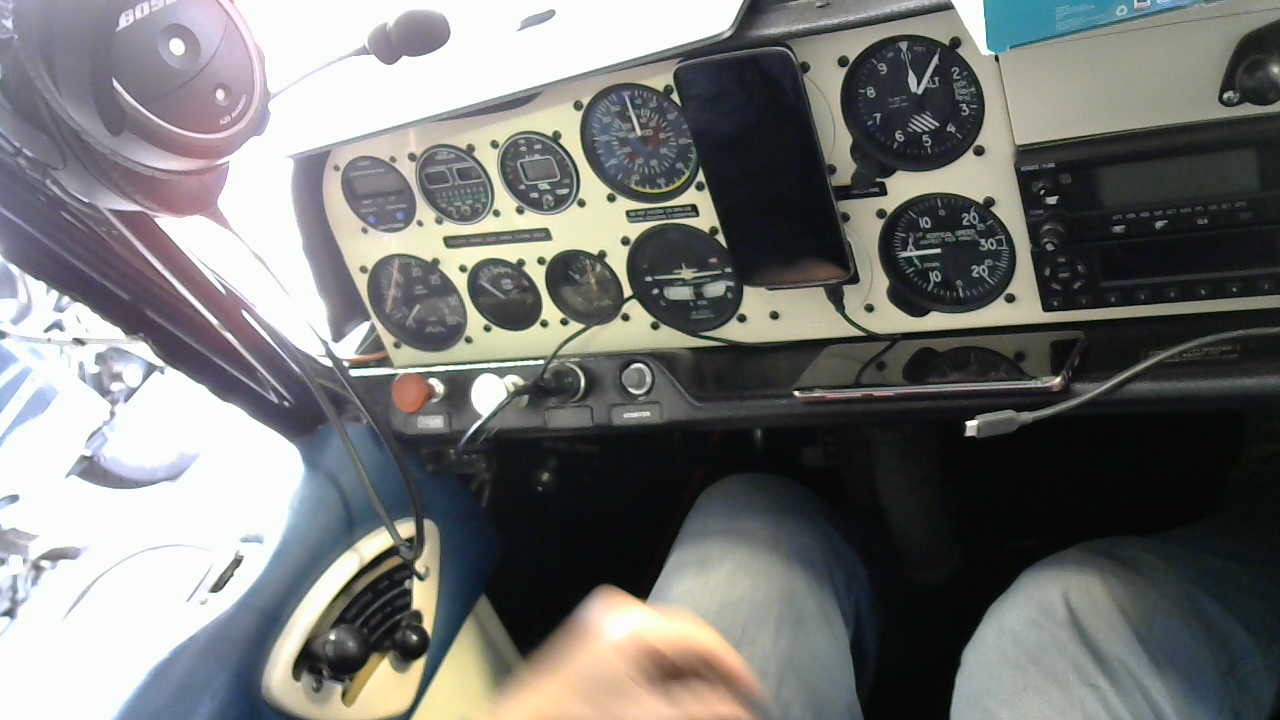
#> input picture experiments/many_dials.jpg, 1280 x 720 px
$ jupyter execute --allow-errors oval_update_with_dial_detection.ipynb
#> lines starting #> are read from the running program, lines starting #| are printed output that depends on the picture; after the words box and inside, x2 and y2 are one past the last pixel; in counts of white or black regions, pixels touching at a corner belong together
### experiments/image_analysis_for_testing.py
import sys
import cv2
from PIL import Image
import numpy as np
import math
from math import pi
import matplotlib.pyplot as plt
from sklearn.cluster import KMeans
from skimage.measure import label
from sklearn.feature_extraction import image
from skimage.transform import hough_line, hough_line_peaks
from skimage.transform import hough_circle, hough_circle_peaks
from skimage.transform import AffineTransform, warp
from skimage.feature import canny
from skimage import color
import time
from time import sleep
import json
import threading
import signal

# [8 lines of commented-out code are left out]


class Configerator():
    # [114 lines left out: functions __init__, open_cameras, close_cameras, getImage, getProposedCircles, sendUserpoint and 3 more, not called in this run]


class SpeedFinder():
    # [12 lines left out: function __init__, not called in this run]

    # [9 lines of commented-out code are left out]

    def default_config(self, speed_over_angle, tach_speed_over_angle):
        self.speed_over_angle = speed_over_angle
        self.tach_speed_over_angle = tach_speed_over_angle

    # [448 lines left out: functions reset_config, unwarp_image, get_dial_ijr, shrink_im_to_circle, show_cluster, show_many_clusters and 13 more, not called in this run]

### experiments/oval_update_with_dial_detection.ipynb
[cell 1]
import cv2 as cv
import cv2
from PIL import Image
import numpy as np
#from google.colab.patches import cv2_imshow
import math
import matplotlib.pyplot as plt
from sklearn.cluster import KMeans
from skimage.measure import label
from sklearn.feature_extraction import image
import time

from skimage.transform import AffineTransform, warp
from skimage.transform import hough_circle, hough_circle_peaks
from skimage.transform import hough_line, hough_line_peaks
from skimage.draw import circle_perimeter, line
from skimage.feature import canny
from skimage import color
from skimage import io

[cell 2]
def get_dial_patches(im):
    # This function expects a very specific image
    airspeed = im[0:350,500:800]
    tach = im[200:500,300:500]
    return airspeed, tach

#airspeed, tach = get_dial_patches(im)
#plt.imshow(airspeed)

[cell 3]
def unwarp_image(im, t_inv):
    t_inv /= np.sqrt(np.linalg.det(t_inv)) / 1.5  # make it a bit bigger
    t_inv_full = np.array([[t_inv[0,0], t_inv[0,1], 0.],
                           [t_inv[1,0], t_inv[1,1], 0.],
                           [0.0,        0.0,        1.]])
    t = np.linalg.inv(t_inv_full)
    affine_tf = AffineTransform(matrix=t)
    unwarped = warp(im, affine_tf)
    return unwarped

[cell 4]
def get_dial_ijr(im_unwarped):
    gray = color.rgb2gray(im_unwarped)
    edges = canny(gray, sigma=0.7, low_threshold=0.55, high_threshold=0.9)
    hough_radii = np.arange(50, 200, 1)
    hough_res = hough_circle(edges, hough_radii)
    accums, cx, cy, radii = hough_circle_peaks(hough_res, hough_radii, #min_xdistance=20, min_ydistance=20,
                                           total_num_peaks=1)
    circles = list(zip(cy, cx, radii))
    return circles[0]

[cell 5]
# [6 lines left out: function draw_circle, not called in this run]

[cell 6]
def shrink_im_to_circle(im, i, j, r):
    rowbounds = [i-r, i+r]
    colbounds = [j-r, j+r]
    smaller_im = im[rowbounds[0]:rowbounds[1], colbounds[0]:colbounds[1]]
    return smaller_im

[cell 7]
img = Image.open('many_dials.jpg')
#> img is the input picture: PIL image 1280x720 RGB; mean R, G, B 117, 117.8, 116.4

[cell 8]
im = np.array(img)

[cell 9]
airspeed, tach = get_dial_patches(im)

[cell 10]
plt.imshow(airspeed)

[cell 11]
plt.imshow(tach)

[cell 12]
t_inv_airspeed = np.array([[0.65, -.25],
                           [0.1,   0.63]])

[cell 13]
airspeed_unwarped = unwarp_image(airspeed, t_inv_airspeed)
plt.imshow(airspeed_unwarped)

[cell 14]
airspeed_gray = color.rgb2gray(airspeed_unwarped)

[cell 15]
airspeed_edges = canny(airspeed_gray, sigma=0.7,
              low_threshold=0.55, high_threshold=0.9)
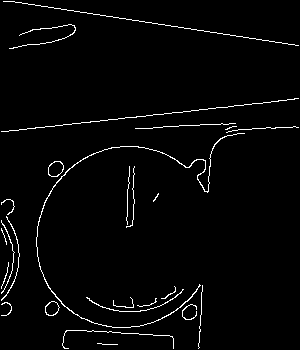
#> airspeed_edges: shape (350, 300) bool; 2.5% white in thin lines or dots

[cell 16]
plt.imshow(airspeed_edges)

[cell 17]
hough_radii = np.arange(50, 200, 1)
hough_res = hough_circle(airspeed_edges, hough_radii)

[cell 18]
# Select the most prominent 3 circles
accums, cx, cy, radii = hough_circle_peaks(hough_res, hough_radii, #min_xdistance=20, min_ydistance=20,
                                           total_num_peaks=1)
#> accums = [0.359]; cx = [122]; cy = [241]; radii = [86]

# Draw them
fig, ax = plt.subplots(ncols=1, nrows=1, figsize=(10, 4))
#image = color.gray2rgb(image)

image = airspeed_unwarped.copy()
for center_y, center_x, radius in zip(cy, cx, radii):
    circy, circx = circle_perimeter(center_y, center_x, radius,
                                    shape=image.shape)
    image[circy, circx] = (220/255, 20/255, 20/255)
#> this loop made 1 pass
#> (center_y, center_x, radius) on pass 1: (241, 122, 86)
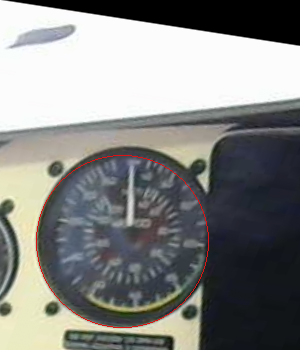
#> image: shape (350, 300, 3) float64; mean R, G, B 0.517, 0.52, 0.513

ax.imshow(image)#, cmap=plt.cm.gray)
plt.show()

[cell 19]
airspeed_circ = get_dial_ijr(airspeed_unwarped)
#> in get_dial_ijr, `accums, cx, cy, radii = hough_circle_peaks(hough_res, hough_radii,`: accums = [0.359]; cx = [122]; cy = [241]; radii = [86]
#> in get_dial_ijr, `circles = list(zip(cy, cx, radii))`: circles = [(241, 122, 86)]
#> airspeed_circ = (241, 122, 86)

[cell 20]
airspeed_circ
#> Out = (241, 122, 86)

[cell 21]
t_inv_tach = np.array([[0.68, -.32],
                       [0.1,   0.6]])

[cell 22]
tach_unwarped = unwarp_image(tach, t_inv_tach)
plt.imshow(tach_unwarped)

[cell 23]
tach_circ = get_dial_ijr(tach_unwarped)
#> in get_dial_ijr (call 2), `edges = canny(gray, sigma=0.7, low_threshold=0.55, high_threshold=0.9)`:
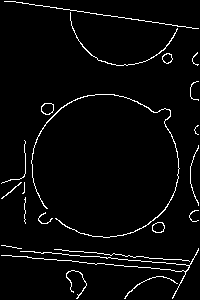
#> edges: shape (300, 200) bool; 3.5% white in thin lines or dots
#> in get_dial_ijr (call 2), `accums, cx, cy, radii = hough_circle_peaks(hough_res, hough_radii,`: accums = [0.464]; cx = [105]; cy = [166]; radii = [73]
#> in get_dial_ijr (call 2), `circles = list(zip(cy, cx, radii))`: circles = [(166, 105, 73)]
#> tach_circ = (166, 105, 73)

[cell 24]
tach_circ
#> Out = (166, 105, 73)

#> (a cell that did not finish here is left out)

#> (a cell that did not finish here is left out)

# test with airspeed

[cell 27]
from importlib import reload
import image_analysis_for_testing as ia
reload(ia)

[cell 28]
sf = ia.SpeedFinder()

[cell 29]
sf.get_airspeed_and_tach(im)
#> in get_dial_ijr, `accums, cx, cy, radii = hough_circle_peaks(hough_res, hough_radii,`: accums = [0.359]; cx = [122]; cy = [241]; radii = [86]
#> in get_dial_ijr, `circles = list(zip(cy, cx, radii))`: circles = [(241, 122, 86)]
#> in get_airspeed_and_tach, `self.airspeed_circ = airspeed_circ`: self.airspeed_circ = (241, 122, 86)
#> in get_dial_ijr (call 2), `accums, cx, cy, radii = hough_circle_peaks(hough_res, hough_radii,`: accums = [0.464]; cx = [105]; cy = [166]; radii = [73]
#> in get_dial_ijr (call 2), `circles = list(zip(cy, cx, radii))`: circles = [(166, 105, 73)]
#> in get_airspeed_and_tach, `self.tach_circ = tach_circ`: self.tach_circ = (166, 105, 73)
#> in shrink_im_to_circle, `rowbounds = [i-r, i+r]`: rowbounds = [155, 327]
#> in shrink_im_to_circle, `colbounds = [j-r, j+r]`: colbounds = [36, 208]
#> in shrink_im_to_circle, `smaller_im = im[rowbounds[0]:rowbounds[1], colbounds[0]:colbounds[1]]`:
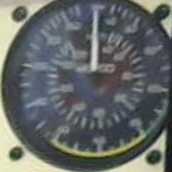
#> smaller_im: shape (172, 172, 3) float64; mean R, G, B 0.393, 0.409, 0.405
#> in get_color_clusters, `clusters, num_clusters = label(kmap, connectivity=1, background=-1, re..`:
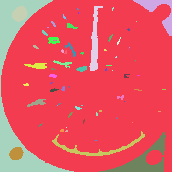
#> clusters: shape (172, 172) int64; 72 distinct labels, from 1 to 72; one colour per label, 0 black
#> in get_color_clusters, `clusters, num_clusters = label(kmap, connectivity=1, background=-1, re..`: num_clusters = 72
#> in get_color_clusters, `all_clusters = [np.transpose(np.where(clusters==n)) for n in range(num..`: all_clusters = 72 items
#> in get_airspeed_and_tach, `filtered_airspeed_clusters = [c for c in all_airspeed_clusters if len(..`: filtered_airspeed_clusters = 2 items
#| 2 of 72 airspeed clusters are in the bounds and large
#> the loop in show_many_clusters, `for i, cluster in enumerate(clusters):` made 2 passes
#> the loop in get_airspeed_and_tach, `for i, cluster in enumerate(filtered_airspeed_clusters):` made 2 passes
#> after the loop in get_airspeed_and_tach, `for i, cluster in enumerate(filtered_airspeed_clusters):`: all_airspeed_lines = [[(66, 0.113, 97)], [(52, 1.11, 186), (43, -1.48, -144), (42, 1.22, 180), (42, 1.38, 169), (42, -1.29, -124), (38, -1.11, -103)]]; line_airspeed_clusters = 2 items
#| 2 airspeed clusters gave out lines
#> in get_airspeed_and_tach, `linenesses_airspeed = [max_lineness(cluster, airspeed_center) for clus..`: linenesses_airspeed = [0.149, 0.0582]
#> in get_airspeed_and_tach, `line_airspeed_cluster = line_airspeed_clusters[np.argmax(linenesses_ai..`: line_airspeed_cluster = 369 pairs, first value 6 to 70, second value 89 to 102
#> the loop in show_cluster, `for i,j in px:` made 369 passes
#> in get_dial_cluster_angle, `de_centered = cluster - center`: de_centered = 369 pairs, first value -80 to -16, second value 3 to 16
#> in get_dial_cluster_angle, `center_of_mass = [np.mean(de_centered[:,0]), np.mean(de_centered[:,1])]`: center_of_mass = [-44.74, 8.37]
#> in get_dial_cluster_angle, `angle = np.arctan2(center_of_mass[1], center_of_mass[0])`: angle = 2.96
#> in get_dial_cluster_angle, `angle = (-angle + pi)`: angle = 0.185
#> in get_airspeed_and_tach, `airspeed = airspeed_angle*self.speed_over_angle`: airspeed = 10.59
#> call 2 of get_color_clusters, with n_clusters = 4
#> in get_color_clusters (call 2), `clusters, num_clusters = label(kmap, connectivity=1, background=-1, re..`:
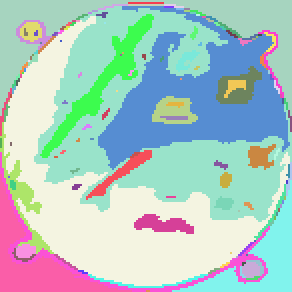
#> clusters: shape (146, 146) int64 (shown 2 times larger); 156 distinct labels, from 1 to 156; one colour per label, 0 black
#> in get_color_clusters (call 2), `clusters, num_clusters = label(kmap, connectivity=1, background=-1, re..`: num_clusters = 156
#> in get_color_clusters (call 2), `all_clusters = [np.transpose(np.where(clusters==n)) for n in range(num..`: all_clusters = 156 items
#> in get_airspeed_and_tach, `filtered_tach_clusters = [c for c in all_tach_clusters if len(c) > 100..`: filtered_tach_clusters = 8 items
#| 8 of 156 tach clusters are in the bounds and large
#> the loop in show_many_clusters (call 2), `for i, cluster in enumerate(clusters):` made 8 passes
#> the loop in get_airspeed_and_tach, `for i, cluster in enumerate(filtered_tach_clusters):` made 8 passes
#> after the loop in get_airspeed_and_tach, `for i, cluster in enumerate(filtered_tach_clusters):`:
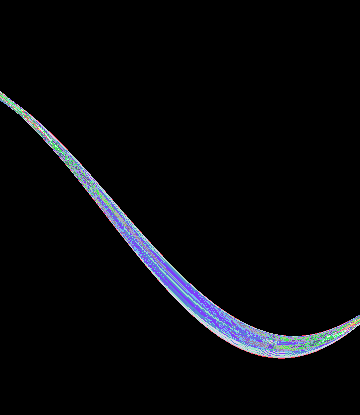
#> h: shape (415, 360) uint64; 32 distinct labels, from 0 to 31; one colour per label, 0 black
#> after the loop in get_airspeed_and_tach, `for i, cluster in enumerate(filtered_tach_clusters):`: all_tach_lines = 5 items
#| 5 tach clusters gave out lines
#> in get_airspeed_and_tach, `linenesses_tach = [max_lineness(cluster, tach_center) for cluster in l..`: linenesses_tach = [0.025, 0.0619, 0.0305, 0.116, 0.0941]
#> in get_airspeed_and_tach, `line_tach_cluster = line_tach_clusters[np.argmax(linenesses_tach)]`: line_tach_cluster = 168 pairs, first value 75 to 99, second value 43 to 75
#> call 2 of show_cluster, with px = array of shape (168, 2), shape = (146, 146)
#> the loop in show_cluster (call 2), `for i,j in px:` made 168 passes
#> after the loop in show_cluster (call 2), `for i,j in px:`:
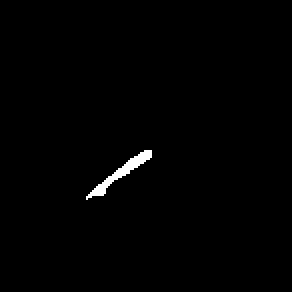
#> arr: shape (146, 146) float64 (shown 2 times larger); 0.79% white; 1 white region, box (x1, y1, x2, y2) and area: (43, 75, 76, 100) 168
#> in get_airspeed_and_tach, `tach_angle = self.get_dial_cluster_angle(line_tach_cluster, tach_center)`: tach_angle = 3.92
#> in get_airspeed_and_tach, `tach = tach_angle*self.tach_speed_over_angle`: tach = 37.43
#> Out = (10.59, 37.43)

[cell 30]
i,j,r = airspeed_circ
#> i = 241; j = 122; r = 86
userpoint = (i,j)
#> userpoint = (241, 122)
speed_over_angle = 90/(3.14159/2)
circle = airspeed_circ
#> circle = (241, 122, 86)
sf.reset_config(userpoint, speed_over_angle, circle)
#> in reset_config, `self.userpoint = userpoint`: self.userpoint = (241, 122)
#> in reset_config, `self.circle = circle`: self.circle = (241, 122, 86)

[cell 31]
airspeed_small = shrink_im_to_circle(airspeed_unwarped, *airspeed_circ)
#> in shrink_im_to_circle, `rowbounds = [i-r, i+r]`: rowbounds = [155, 327]
#> in shrink_im_to_circle, `colbounds = [j-r, j+r]`: colbounds = [36, 208]

[cell 32]
sf.get_speed(airspeed_unwarped)
#> in get_speed, `userpoint = self.userpoint`: userpoint = (241, 122)
#> in get_speed, `rowbounds = [circle[0]-circle[2], circle[0]+circle[2]]`: rowbounds = [155, 327]
#> in get_speed, `colbounds = [circle[1]-circle[2], circle[1]+circle[2]]`: colbounds = [36, 208]
#> in get_speed, `circlecenter = circle[:2]`: circlecenter = (241, 122)
#> in get_speed, `smaller_im_shape = (rowbounds[1]-rowbounds[0], colbounds[1]-colbounds[..`: smaller_im_shape = (172, 172)
#> in get_speed, `smaller_im_center = (int(smaller_im_shape[0]/2), int(smaller_im_shape[..`: smaller_im_center = (86, 86)
#> call 3 of get_color_clusters, with n_clusters = 4
#> in get_color_clusters (call 3), `clusters, num_clusters = label(kmap, connectivity=1, background=-1, re..`:
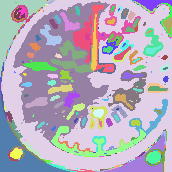
#> clusters: shape (172, 172) int64; 437 distinct labels, from 1 to 437; one colour per label, 0 black
#> in get_color_clusters (call 3), `clusters, num_clusters = label(kmap, connectivity=1, background=-1, re..`: num_clusters = 437
#> in get_color_clusters (call 3), `all_clusters = [np.transpose(np.where(clusters==n)) for n in range(num..`: all_clusters = 437 items
#> in get_speed, `filtered_clusters = [c for c in all_clusters if len(c) > 100 and self...`: filtered_clusters = 20 items
#| 20 of 437 are in the bounds and large
#> the loop in get_speed, `for i, cluster in enumerate(filtered_clusters):` made 20 passes
#> after the loop in get_speed, `for i, cluster in enumerate(filtered_clusters):`:
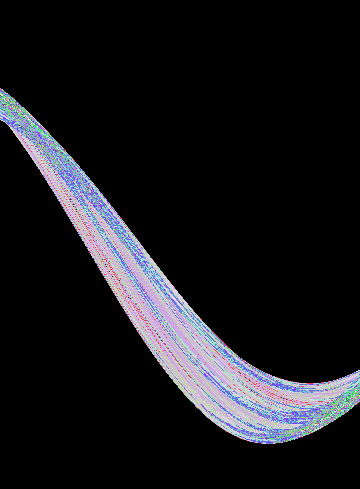
#> h: shape (489, 360) uint64; 31 distinct labels, from 0 to 31; one colour per label, 0 black
#> after the loop in get_speed, `for i, cluster in enumerate(filtered_clusters):`: all_lines = 5 items
#| 5 clusters gave out lines
#> (the rest of the program and of its run is left out)
